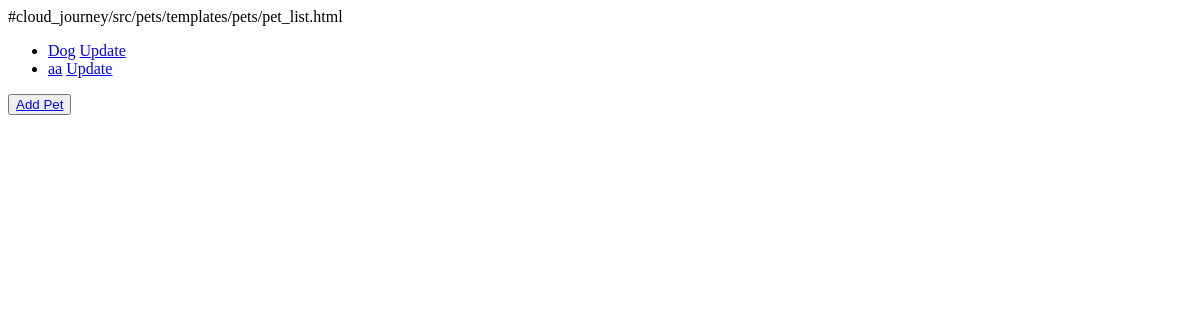
Before: /pets/all/ with the older database file.
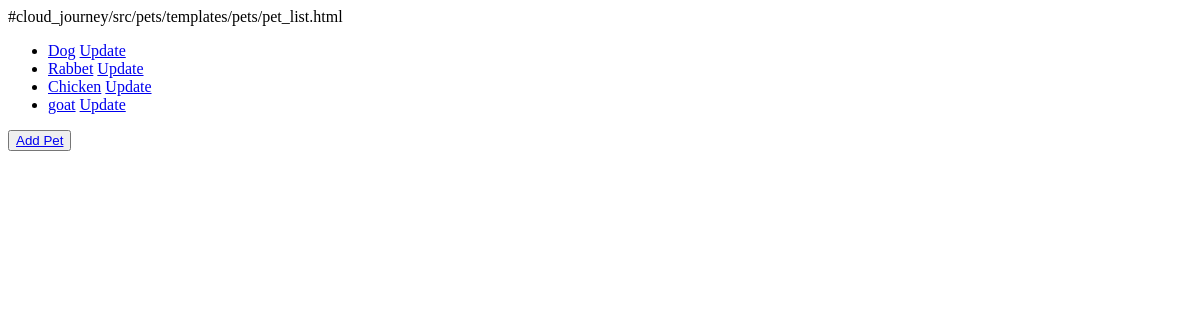
After: the same page with the newer database file.
### pets/models.py (models this page shows)
class Pets(models.Model):
    title = models.CharField(max_length=200)
    description = models.TextField()
    def get_absolute_url(self):
        return f"/pets/{self.id}/"

### pets/views.py (the view)
# urls.py: path("all/", PetsListView.as_view(), name="pet-list"),
class PetsListView(ListView):
    model = Pets

### pets/templates/pets/pets_list.html (shortened to what this page needs)
<ul>
    {% for pet in object_list %}
    <li>
        <a href="{{ pet.get_absolute_url }}">{{ pet.title }}</a>
        <a href="{% url 'update-pet' pet.id %}">Update</a>
    </li>
    {% endfor %}
</ul>
<button><a href="http://localhost:8000/pets/add/">Add Pet</a></button>

Changed rows visible on the page:
changed Pets: title "aa" → "Rabbet"
added Pets: title "Chicken"
added Pets: title "goat"
